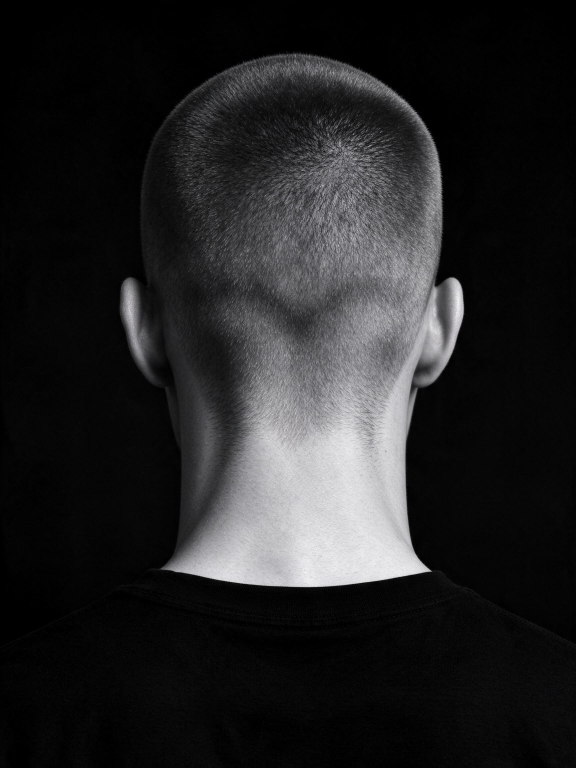
#> input picture sidecut/art-src/gen/barber-ben-b.png, 1728 x 2304 px, given in place of barber-kofi-f.png, which was not available (shown at 1/3 size)
$ python process-art.py
#> lines starting #> are read from the running program, lines starting #| are printed output that depends on the picture
"""Turn the generated sources in art-src into the web assets in public/art.
Frames: 73 orbit frames (webp). Portraits: front and back (webp). Props: magenta keyed to alpha (webp). Gift card and hair: webp."""
import glob, os
import numpy as np
from PIL import Image
from scipy import ndimage as ndi

G, OUT = 'art-src/gen', 'public/art'
os.makedirs(f'{OUT}/seq', exist_ok=True)
# the chair frames are made by scripts/make-chair.py (keyed from the magenta orbit); this script does not touch them
for n in ['kofi', 'raj', 'mateo', 'jin', 'luca', 'omar', 'ben', 'tom', 'dre']:
    for s in 'fb':
        Image.open(f'{G}/barber-{n}-{s}.png').convert('L').resize((720, 960), Image.LANCZOS).save(f'{OUT}/barber-{n}-{s}.webp', quality=76, method=6)
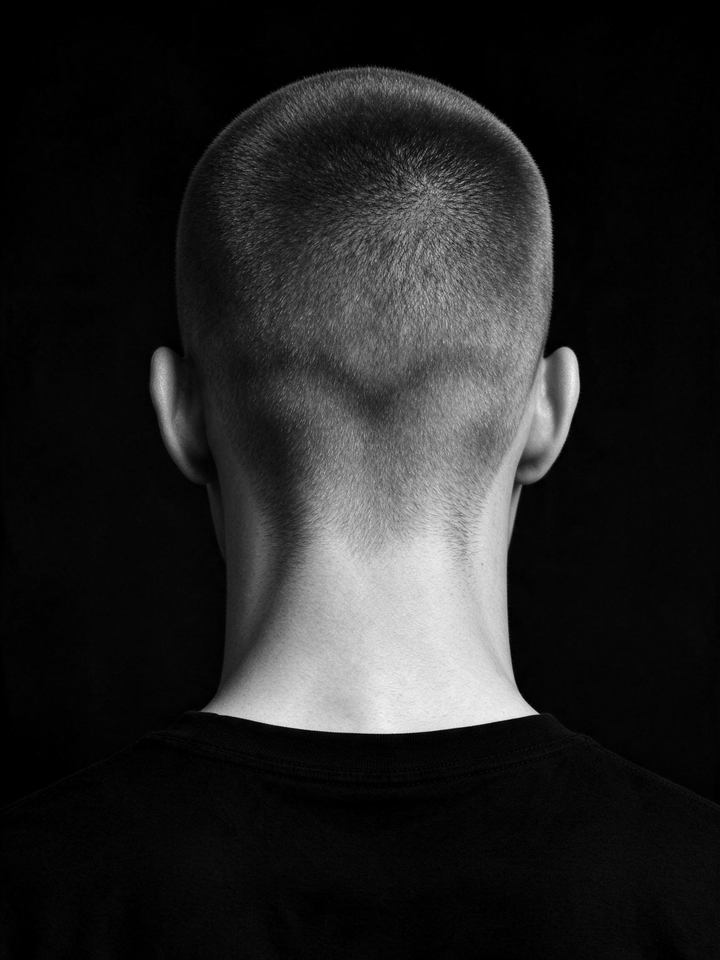
#> saved as barber-kofi-f.webp: PIL image 720x960 L; min 0, max 246, mean 35.8
#> pass 2 of the loop `for n in ['kofi', 'raj', 'mateo', 'jin', 'luca', 'omar', 'ben', 'tom',..`:
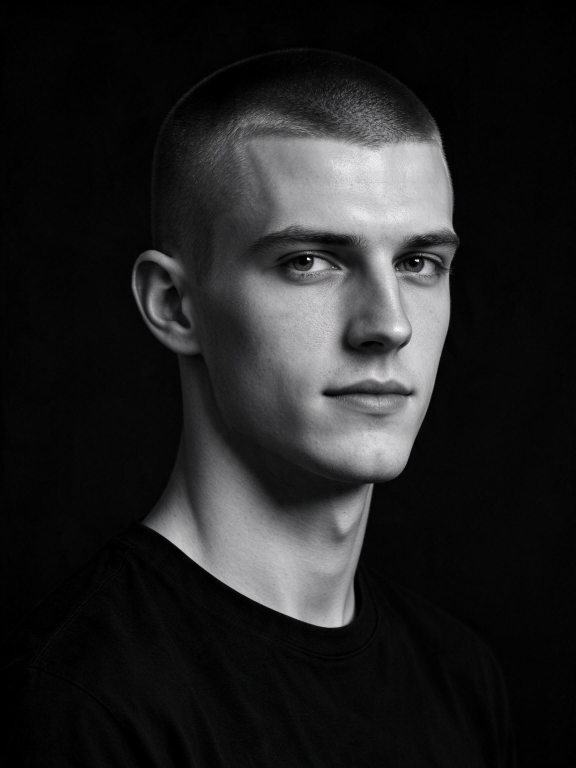
#> input picture sidecut/art-src/gen/barber-ben-f.png, 1728 x 2304 px, given in place of barber-raj-f.png, which was not available (shown at 1/3 size)
#> `Image.open(f'{G}/barber-{n}-{s}.png').convert('L').resize((720, 960), ..`:
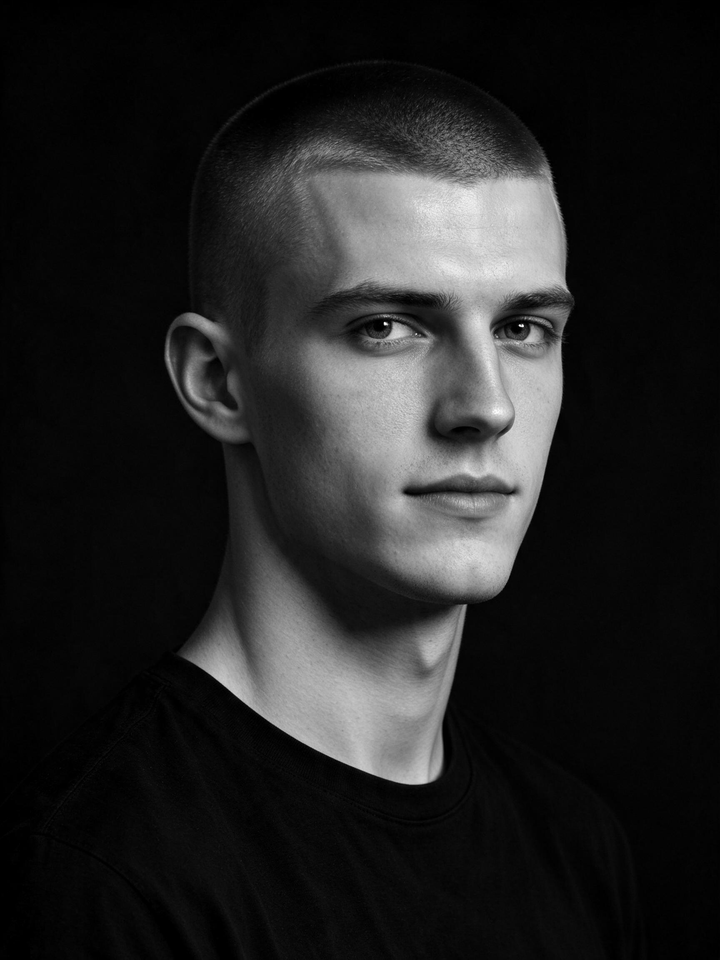
#> saved as barber-raj-f.webp: PIL image 720x960 L; min 0, max 255, mean 34.4
#> (the run stopped early here; a loop or call above may not have finished)
